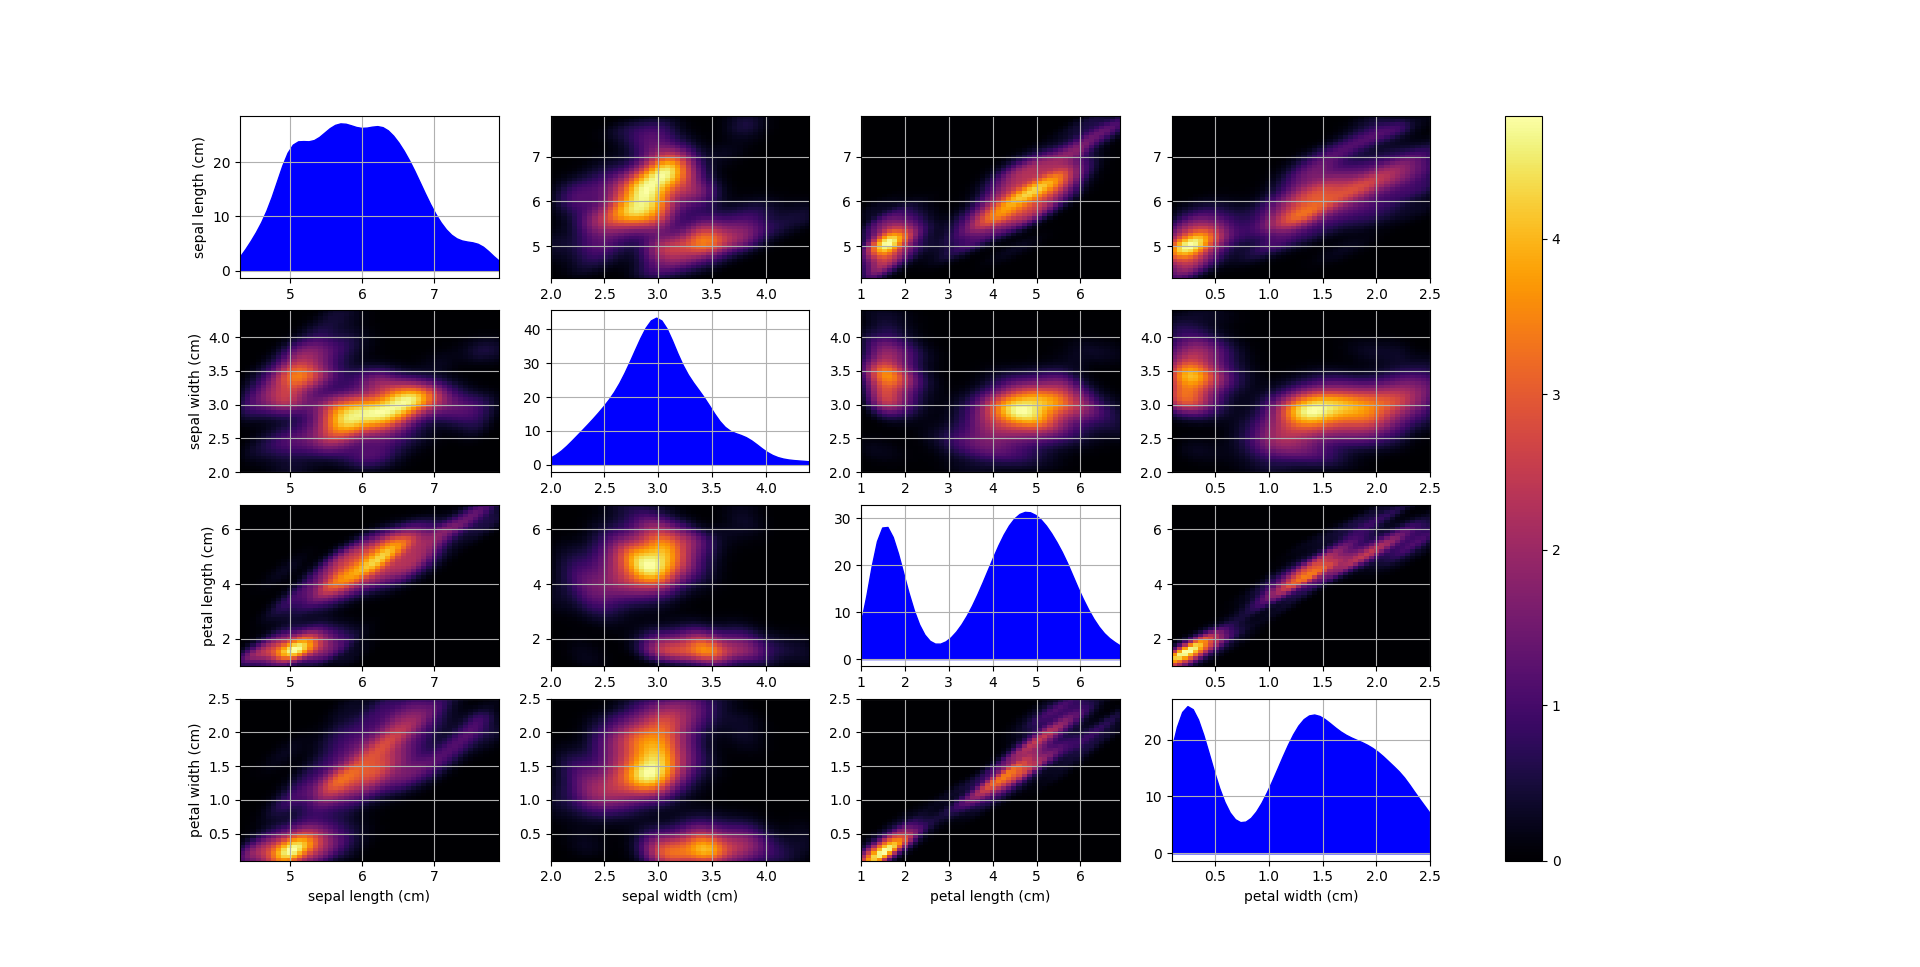

Python code for this plot:
import matplotlib.pyplot as plt
from sklearn.datasets import load_iris

from scludam import HKDE

iris = load_iris()

hkde = HKDE().fit(iris.data)

print(hkde.pdf(iris.data))
# [1.41917213e+00 4.68331703e-01 4.92541896e-01 1.03268828e+00
# ...
#  4.35570423e-01 1.72914477e-01]
hkde.plot()
plt.show()
